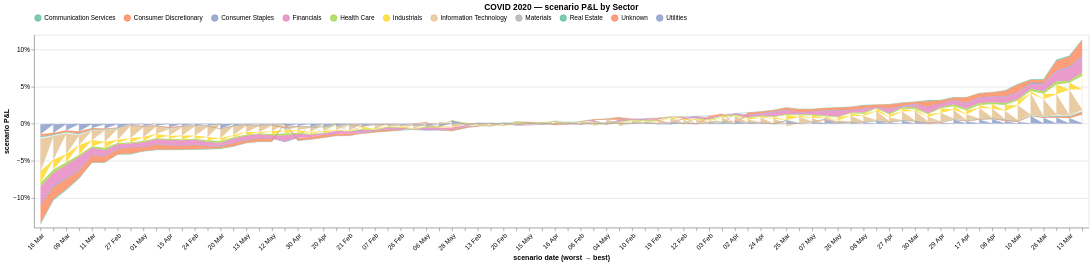

Here is the notebook cell this chart was saved with:
### Code cell
# ── COVID 2020 · GRAPH 2 — scenario P&L by Sector, the loss curve (draws from `covid_sector`) ─
# The graph just references DataFrame 2: sectors stacked to the book total, x in the DataFrame's own
# worst->best row order (sort=None), labelled by date.
alt.Chart(covid_sector).mark_area(opacity=0.85, line={"strokeWidth": 0.4}).encode(
    x=alt.X("label:N", sort=None, title="scenario date (worst → best)",   # sort=None => keep df order
            axis=alt.Axis(labelAngle=-45, labelOverlap=True)),
    y=alt.Y("PnL at day:Q", stack="zero", axis=alt.Axis(format="%"), title="scenario P&L"),
    color=alt.Color("Sector:N", scale=alt.Scale(scheme="set2"),
                    legend=alt.Legend(orient="top", title=None)),
    tooltip=[alt.Tooltip("date:T", title="date"), "Sector:N",
             alt.Tooltip("PnL at day:Q", format=".2%", title="P&L")],
).properties(height=300, width="container", title="COVID 2020 — scenario P&L by Sector")

### Figure 1 — Vega-Lite specification as saved in the notebook (floating-point values rounded to 4 significant figures; data arrays with more than 128 entries replaced by an {"elided": "..."} marker saying what was removed)
{"config": {"view": {"continuousWidth": 300, "continuousHeight": 300}}, "data": {"name": "data-67f4dfd575c5365b2b21b05d985cbf2a"}, "mark": {"type": "area", "line": {"strokeWidth": 0.4}, "opacity": 0.85}, "encoding": {"color": {"field": "Sector", "legend": {"orient": "top", "title": null}, "scale": {"scheme": "set2"}, "type": "nominal"}, "tooltip": [{"field": "date", "title": "date", "type": "temporal"}, {"field": "Sector", "type": "nominal"}, {"field": "PnL at day", "format": ".2%", "title": "P&L", "type": "quantitative"}], "x": {"axis": {"labelAngle": -45, "labelOverlap": true}, "field": "label", "sort": null, "title": "scenario date (worst → best)", "type": "nominal"}, "y": {"axis": {"format": "%"}, "field": "PnL at day", "stack": "zero", "title": "scenario P&L", "type": "quantitative"}}, "height": 300, "title": "COVID 2020 — scenario P&L by Sector", "width": "container", "$schema": "https://vega.github.io/schema/vega-lite/v6.4.1.json", "datasets": {"data-67f4dfd575c5365b2b21b05d985cbf2a": {"elided": "1394 records"}}}
